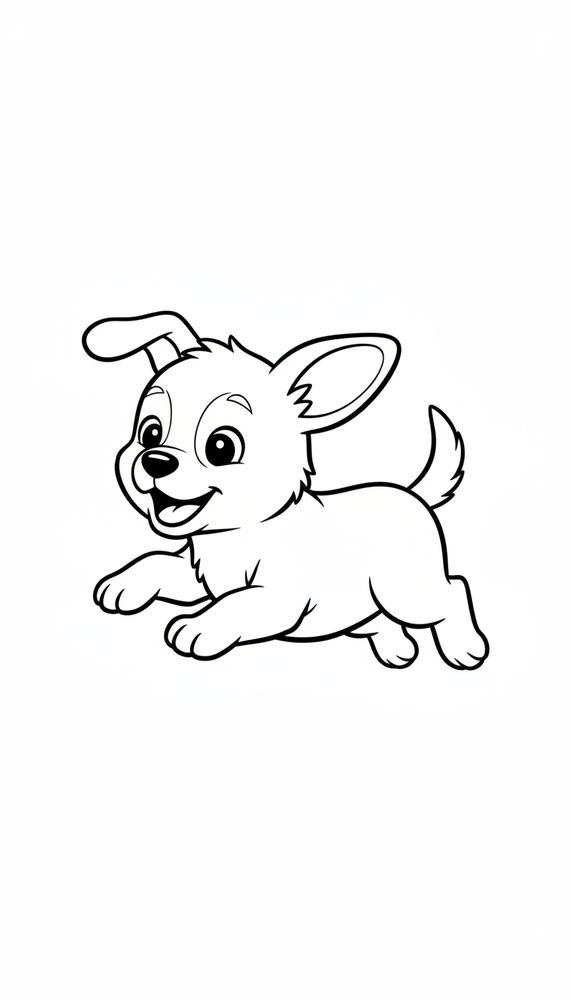
#> input picture assets/images/20260121002708821.png, 571 x 1000 px, shrunk from 768 x 1344 before the run
$ python -i generate_images_gemini.py   (imports and definitions only)
#> lines starting #> are read from the running program, lines starting #| are printed output that depends on the picture; after the words box and inside, x2 and y2 are one past the last pixel; in counts of white or black regions, pixels touching at a corner belong together
import os
import time
import json
import datetime
import sys
import random
import cv2
import numpy as np
from google import genai
from google.genai import types
from dotenv import load_dotenv

# .env 파일에서 환경 변수 로드
# [1 line not run here, left out]

# Gemini 설정
GEMINI_API_KEY = os.getenv("GEMINI_API_KEY")

# 새로운 SDK 클라이언트 초기화
client = genai.Client(api_key=GEMINI_API_KEY)

# [14 lines left out: functions load_config, save_config, not called in this run]

def apply_bw_postprocess(image_path: str, threshold_value: int = 200):
    """
    이미지를 흑백(이진화)으로 변환합니다.
    - 회색 톤 제거 및 선명한 선 확보
    - 배경 반전 보정
    """
#> called with image_path = '../assets/images/20260121002708821.png', threshold_value = 200
    try:
        # 이미지 로드
        img = cv2.imread(image_path)
#> img is the input picture: shape (1000, 571, 3); mean B, G, R 246.5, 246.6, 246.5
        if img is None:
            print(f"  경고: 이미지를 불러올 수 없습니다: {image_path}")
            return False

        # 그레이스케일 변환
        gray = cv2.cvtColor(img, cv2.COLOR_BGR2GRAY)

        # 이진화 (임계값 기반)
        _, binary = cv2.threshold(gray, threshold_value, 255, cv2.THRESH_BINARY)
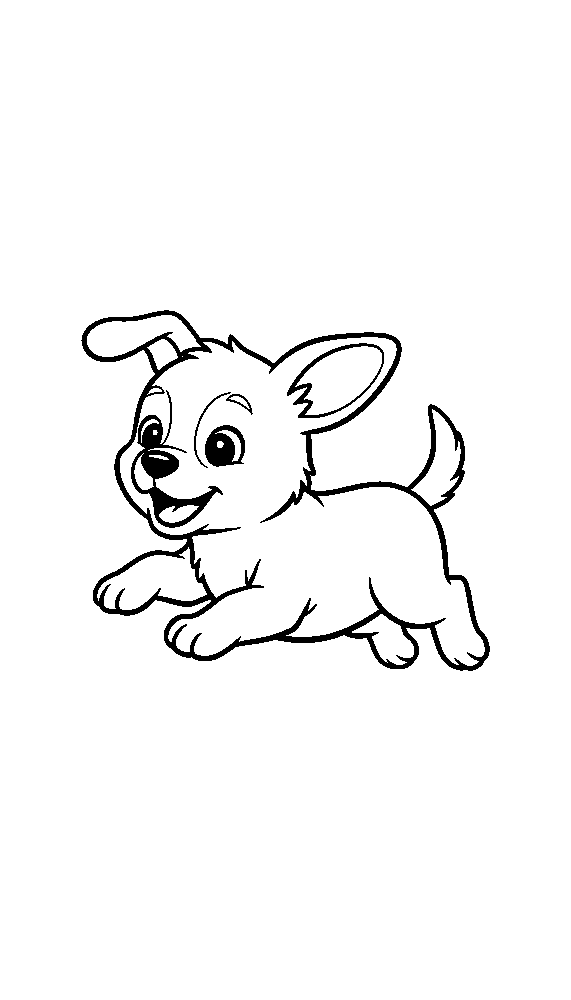
#> binary: shape (1000, 571); 96.5% white; 6 black regions, box (x1, y1, x2, y2) and area: (81, 310, 490, 671) 14488, (131, 390, 223, 528) 2896, (205, 425, 245, 467) 1085, (287, 343, 384, 418) 1011, (194, 392, 231, 468) 190, (226, 394, 253, 415) 130

        # 배경 반전 확인 및 보정
        # 코너 픽셀들을 확인하여 배경이 검은색이면 반전
        h, w = binary.shape
#> h = 1000; w = 571
        corners = [binary[0, 0], binary[0, -1], binary[-1, 0], binary[-1, -1]]
#> corners = [255, 255, 255, 255]
        if np.mean(corners) < 128:
            binary = cv2.bitwise_not(binary)

        # 가벼운 노이즈 제거만 수행
        kernel = np.ones((2, 2), np.uint8)
        binary = cv2.morphologyEx(binary, cv2.MORPH_OPEN, kernel)
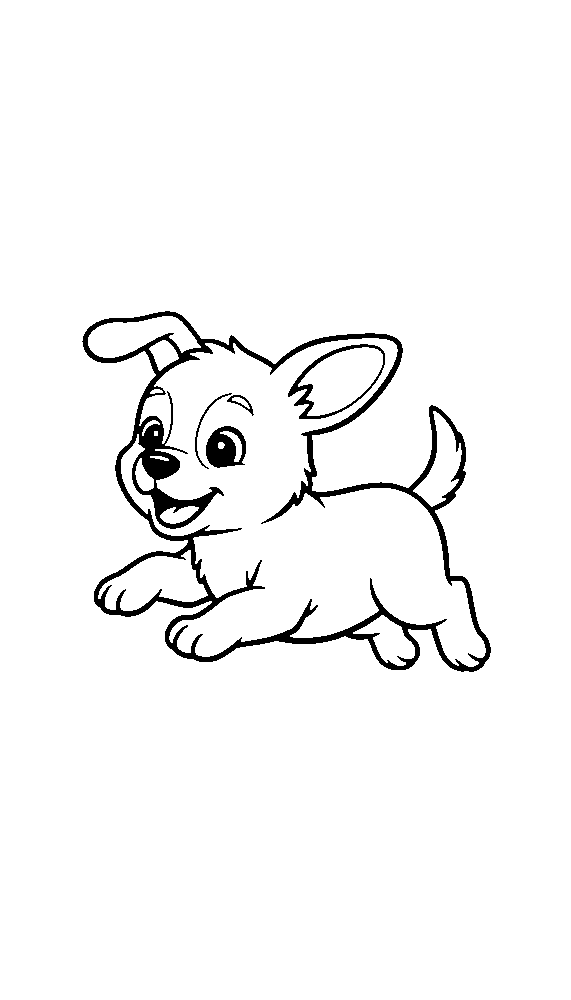
#> binary: shape (1000, 571); 96.5% white; 5 black regions, box (x1, y1, x2, y2) and area: (82, 311, 491, 672) 17478, (206, 426, 246, 468) 1091, (288, 344, 385, 419) 1019, (195, 393, 232, 469) 190, (227, 395, 254, 416) 134

        # 저장 (원본 덮어쓰기)
        cv2.imwrite(image_path, binary)
        print(f"  ✓ 기본 흑백 변환 완료")
        return True

    except Exception as e:
        print(f"  경고: 후처리 실패 - {e}")
        return False
# [43 lines left out: function generate_subjects, not called in this run]

# 스타일 설정
style_prompts = {
    "cartoon": "cute cartoon style, bold thick outlines, very clean lines",
    "realistic": "detailed line art, realistic proportions, fine outlines",
    "mandala": "intricate mandala patterns, symmetrical, highly detailed geometric lines",
    "simple": "extremely simple shapes, very thick borders, minimal detail, perfect for young children"
}

# [101 lines left out: function generate_coloring_pages, not called in this run]

# [51 lines not run here, left out]

>>> result = apply_bw_postprocess('../assets/images/20260121002708821.png')

$ run again, on assets/images/20260121003808029.png
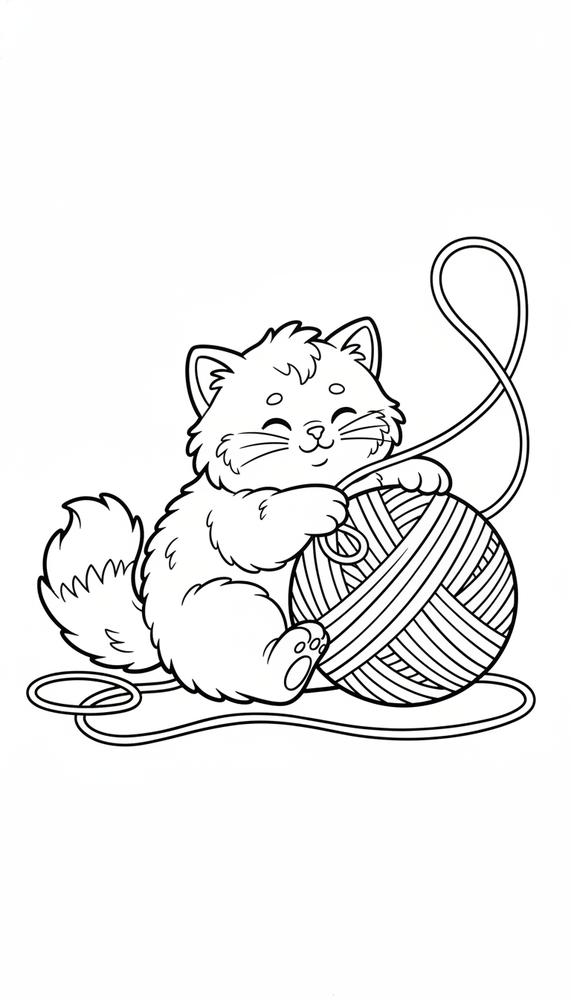
#> input picture assets/images/20260121003808029.png, 571 x 1000 px, shrunk from 768 x 1344 before the run
#> in apply_bw_postprocess, img is the input picture: shape (1000, 571, 3); mean B, G, R 240.4, 240.5, 240.5
#> in apply_bw_postprocess, `_, binary = cv2.threshold(gray, threshold_value, 255, cv2.THRESH_BINARY)`:
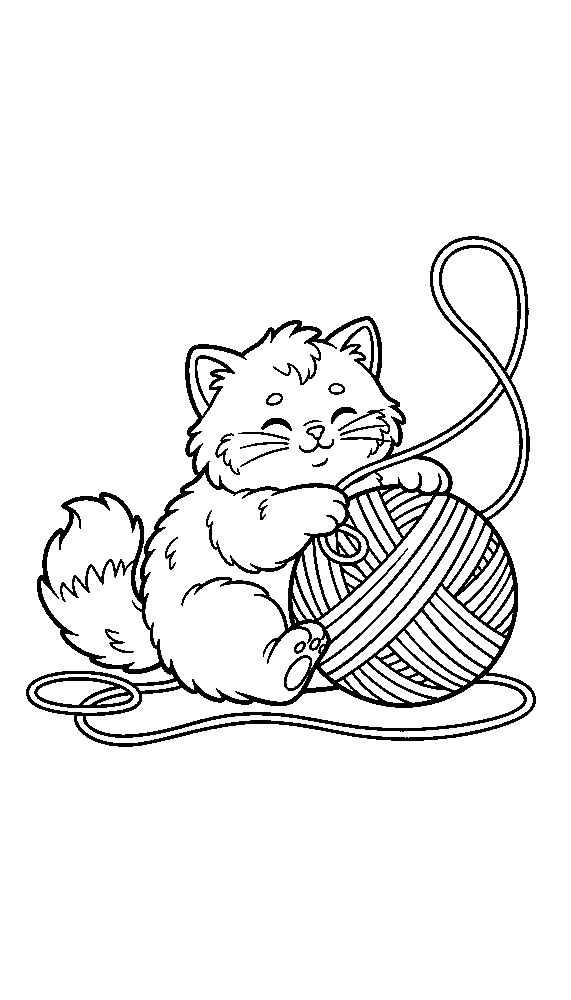
#> binary: shape (1000, 571); 93.3% white; 17 black regions, largest, box (x1, y1, x2, y2) and area: (26, 236, 536, 747) 35490, (34, 677, 134, 708) 985, (299, 425, 334, 453) 249
#> corners = [255, 255, 255, 255]
#> in apply_bw_postprocess, `binary = cv2.morphologyEx(binary, cv2.MORPH_OPEN, kernel)`:
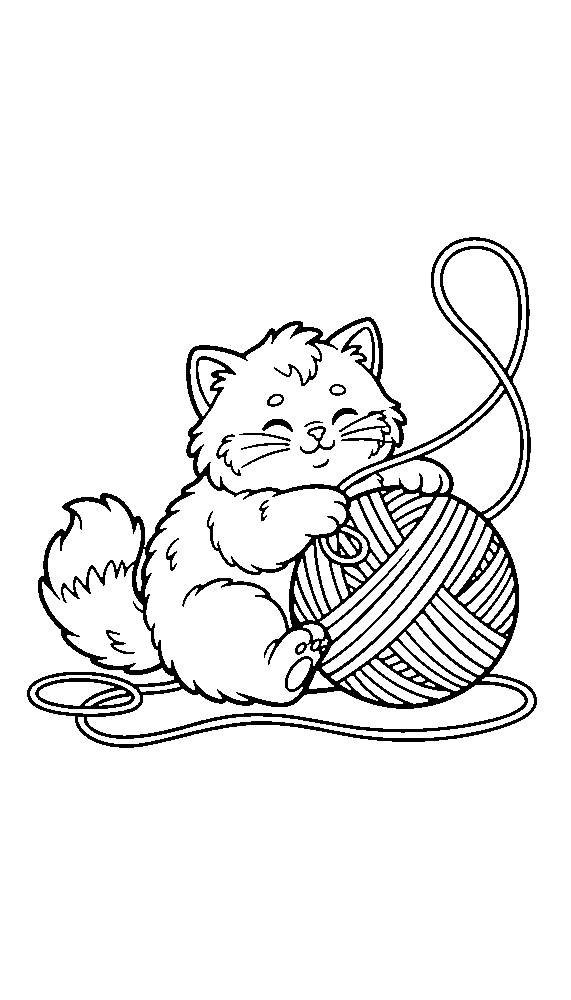
#> binary: shape (1000, 571); 93.2% white; 16 black regions, largest, box (x1, y1, x2, y2) and area: (27, 237, 537, 748) 35939, (35, 678, 135, 709) 992, (300, 426, 335, 454) 249

$ run again, on assets/images/20260121003808030.png
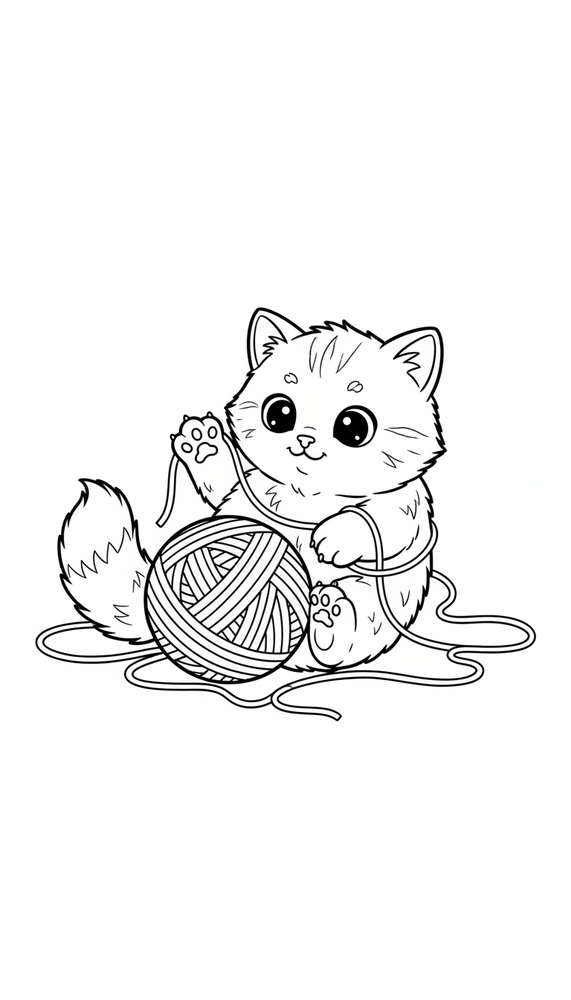
#> input picture assets/images/20260121003808030.png, 571 x 1000 px, shrunk from 768 x 1344 before the run
#> in apply_bw_postprocess, img is the input picture: shape (1000, 571, 3); mean B, G, R 243, 243.1, 243.1
#> in apply_bw_postprocess, `_, binary = cv2.threshold(gray, threshold_value, 255, cv2.THRESH_BINARY)`:
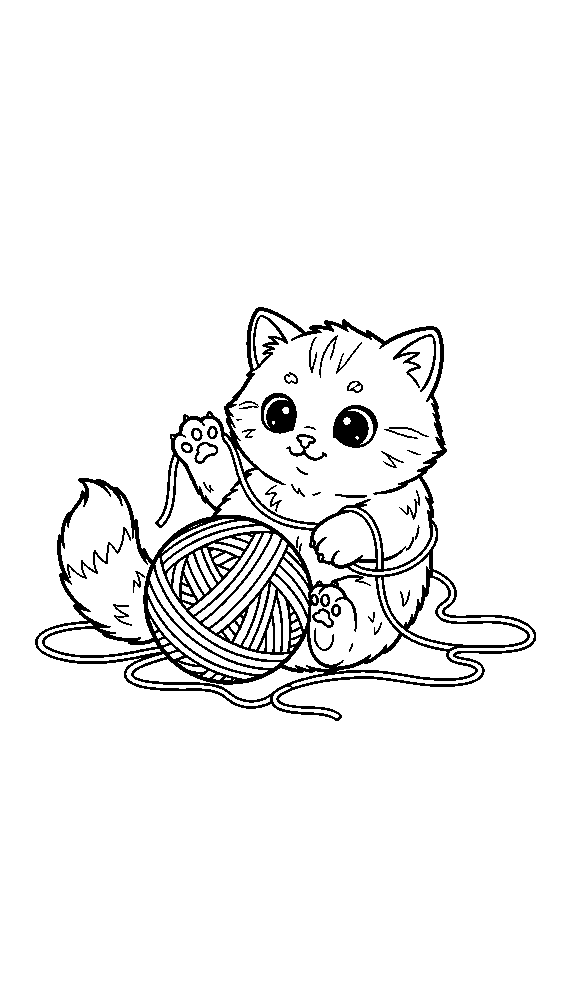
#> binary: shape (1000, 571); 94.5% white; 39 black regions (3 under 20 px), largest, box (x1, y1, x2, y2) and area: (35, 307, 536, 721) 26047, (333, 405, 378, 448) 1272, (261, 393, 297, 434) 1041
#> corners = [255, 255, 255, 255]
#> in apply_bw_postprocess, `binary = cv2.morphologyEx(binary, cv2.MORPH_OPEN, kernel)`:
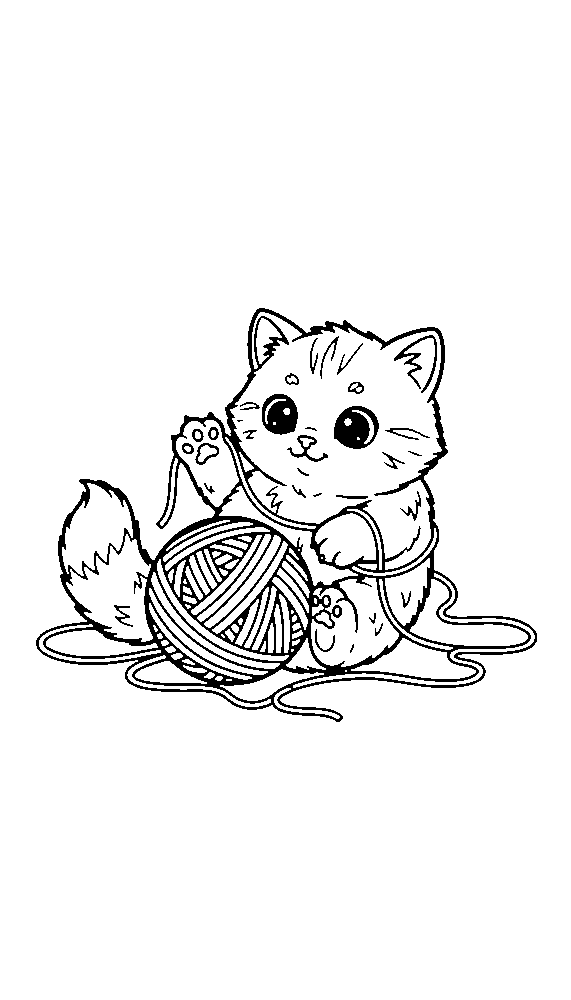
#> binary: shape (1000, 571); 94.4% white; 33 black regions (3 under 20 px), largest, box (x1, y1, x2, y2) and area: (36, 308, 537, 722) 27069, (334, 406, 379, 449) 1281, (262, 394, 298, 435) 1052

$ run again, on assets/images/20260121003808031.png
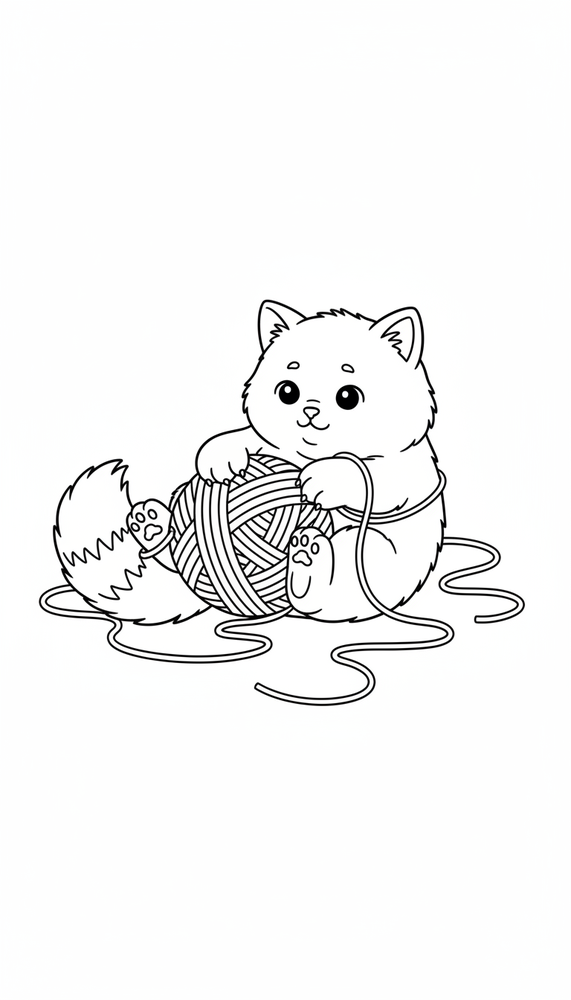
#> input picture assets/images/20260121003808031.png, 571 x 1000 px, shrunk from 768 x 1344 before the run
#> in apply_bw_postprocess, img is the input picture: shape (1000, 571, 3); mean B, G, R 245.4, 245.5, 245.5
#> in apply_bw_postprocess, `_, binary = cv2.threshold(gray, threshold_value, 255, cv2.THRESH_BINARY)`:
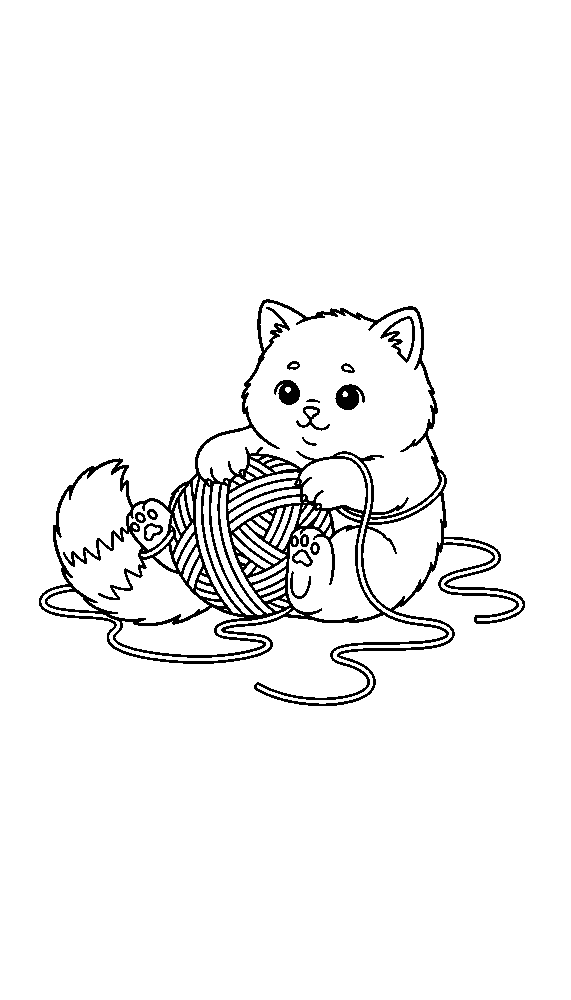
#> binary: shape (1000, 571); 95.6% white; 16 black regions, largest, box (x1, y1, x2, y2) and area: (39, 299, 525, 706) 22696, (335, 384, 365, 410) 507, (274, 380, 300, 405) 430
#> corners = [255, 255, 255, 255]
#> in apply_bw_postprocess, `binary = cv2.morphologyEx(binary, cv2.MORPH_OPEN, kernel)`:
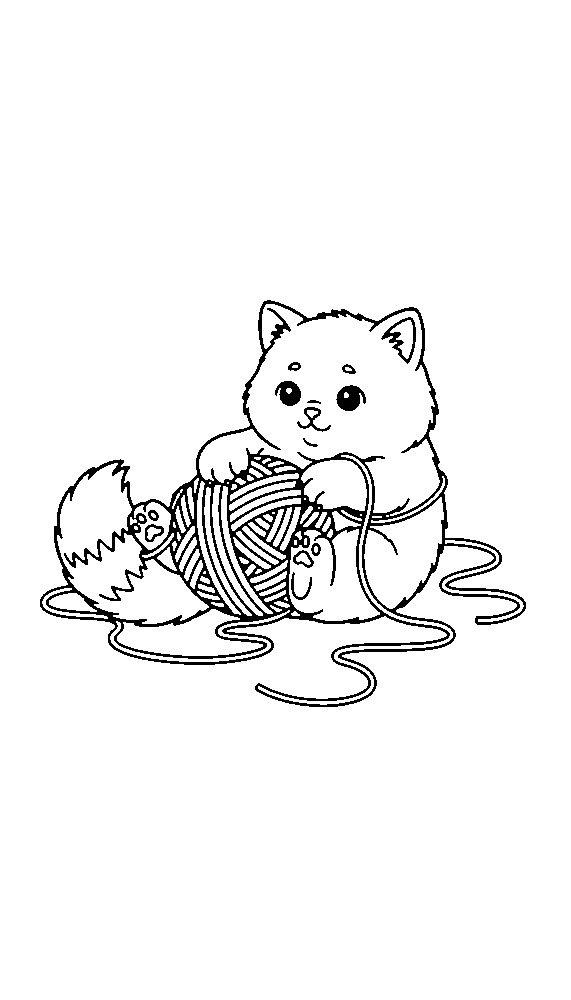
#> binary: shape (1000, 571); 95.5% white; 14 black regions, largest, box (x1, y1, x2, y2) and area: (40, 300, 526, 707) 23262, (336, 385, 366, 411) 512, (275, 381, 301, 406) 435
